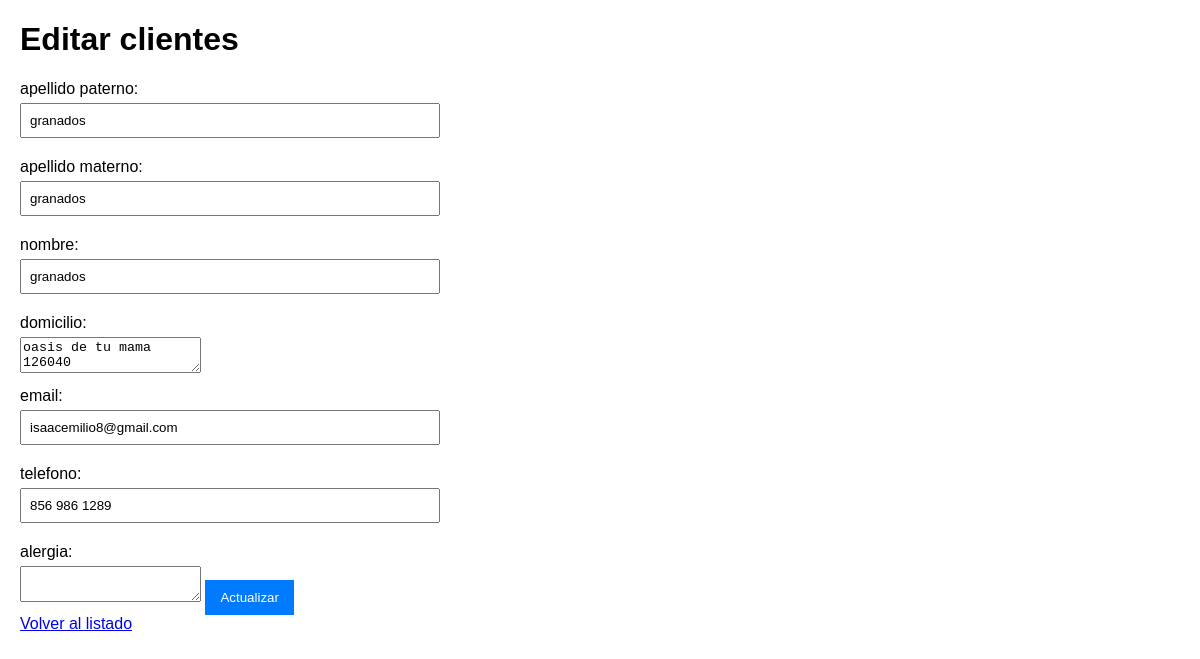
Page /cliente/editar/5/ on the committed database.
### app_cliente/models.py (models this page shows, shortened)
class Cliente(models.Model):
    apepaterno = models.CharField(max_length=50)
    apematerno = models.CharField(max_length=50)
    nombre = models.CharField(max_length=50)
    domicilio = models.CharField(max_length=100)
    email = models.EmailField()
    telefono = models.CharField(max_length=10)
    alergias = models.TextField(blank=True, null=True)

### app_cliente/views.py (the view, shortened to what this page needs)
# urls.py: path('cliente/editar/<int:id>/', views.editar_cliente, name='editar_cliente'),
def editar_cliente(request, id):  # ← El parámetro debe ser 'id' para coincidir con la URL
    cliente = get_object_or_404(Cliente, pk=id)
    return render(request, 'editar_cliente.html', {'cliente': cliente})

### app_cliente/templates/editar_cliente.html (shortened to what this page needs)
<!DOCTYPE html>
<html lang="es">
<head>
</head>
<body>
    <h1>Editar clientes</h1>
    <form method="post">
        <label>apellido paterno:</label>
        <input type="text" name="nombre" value="{{ cliente.apepaterno }}" required>
        <label>apellido materno:</label>
        <input type="text" name="categoria" value="{{ cliente.apepaterno }}" required>
        <label>nombre:</label>
        <input type="text" name="categoria" value="{{ cliente.apepaterno }}" required>
        <label>domicilio:</label>
        <textarea name="domicilio">{{ cliente.domicilio }}</textarea>
        <label>email:</label>
        <input type="text" name="categoria" value="{{ cliente.email }}" required>
        <label>telefono:</label>
        <input type="text" name="precio" value="{{ cliente.telefono }}" required>
        <label>alergia:</label>
        <textarea name="alergia">{{ cliente.alergia }}</textarea>
        <button type="submit">Actualizar</button>
    </form>
    <a href="/">Volver al listado</a>
</body>
</html>

### app_cliente/templates/editar_cliente.html (style rules this page uses)
body { font-family: Arial, sans-serif; margin: 20px; }
form { max-width: 400px; }
label { display: block; margin: 10px 0 5px; }
input { width: 100%; padding: 8px; margin-bottom: 10px; }
button { background-color: #007BFF; color: white; padding: 10px 15px; border: none; cursor: pointer; }

### rows in the picture
Cliente: nombre "granados", categoria "granados", domicilio "oasis de tu mama 126040", categoria "isaacemilio8@gmail.com", precio "856 986 1289"
